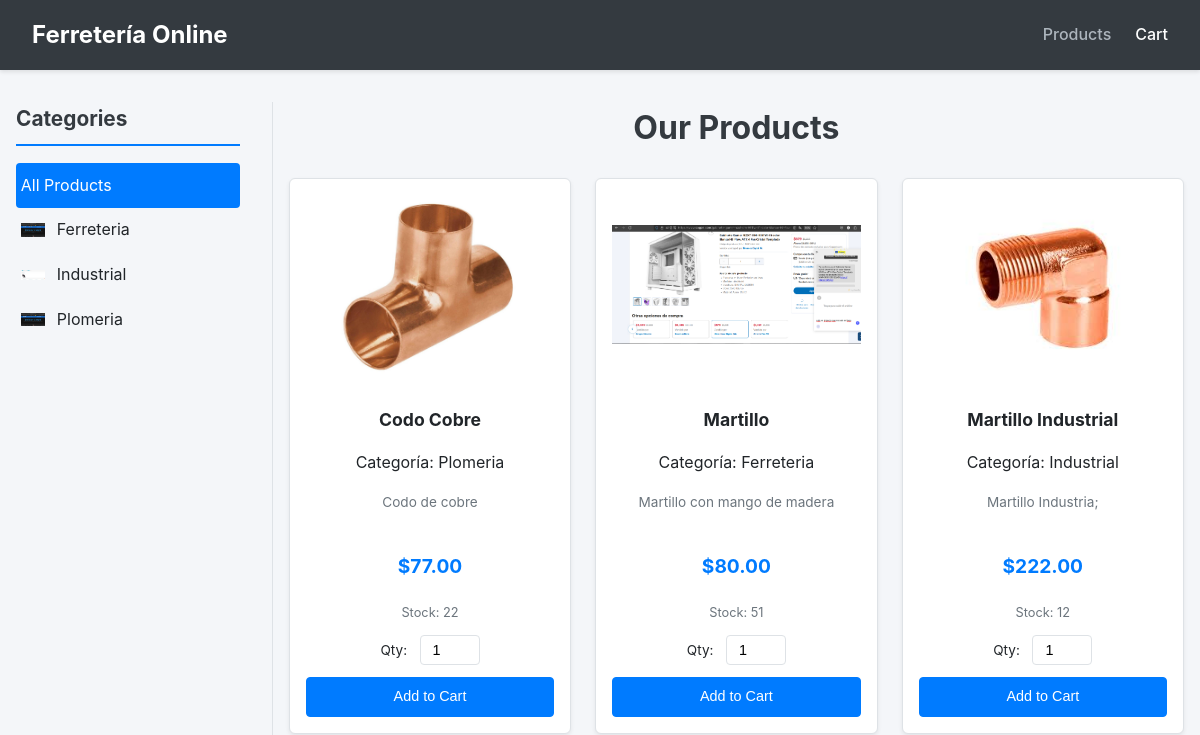
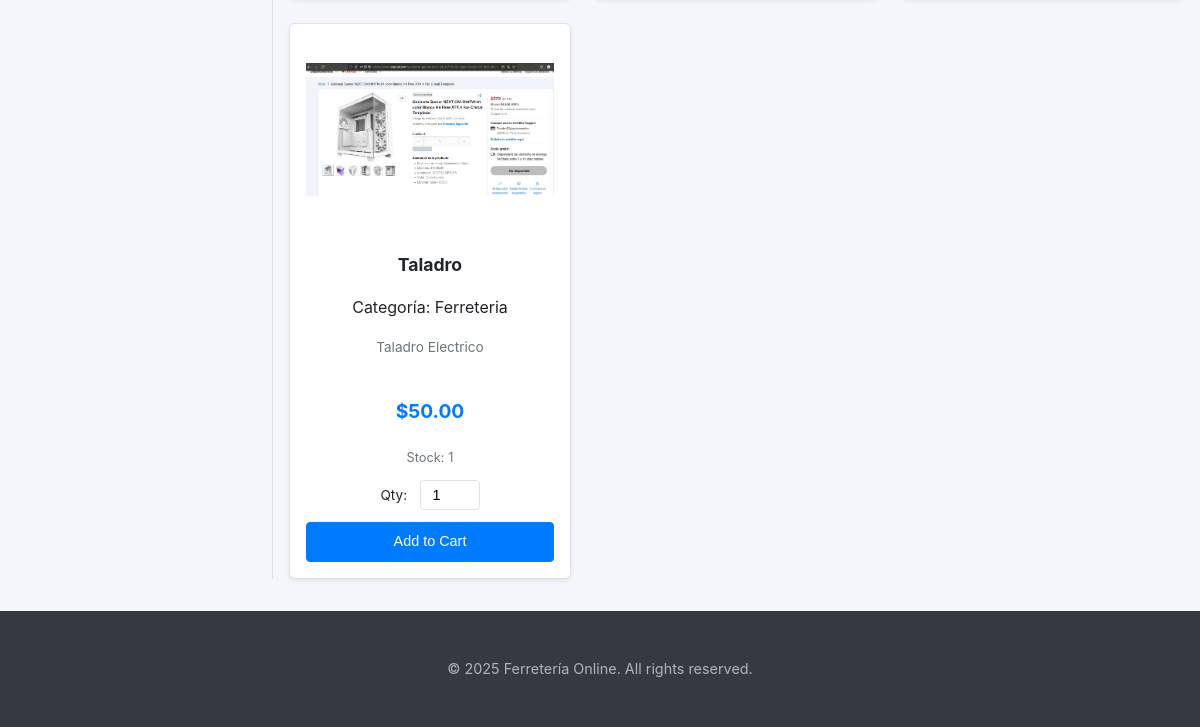
Before: / with the older database file (2 pictures, top to bottom).
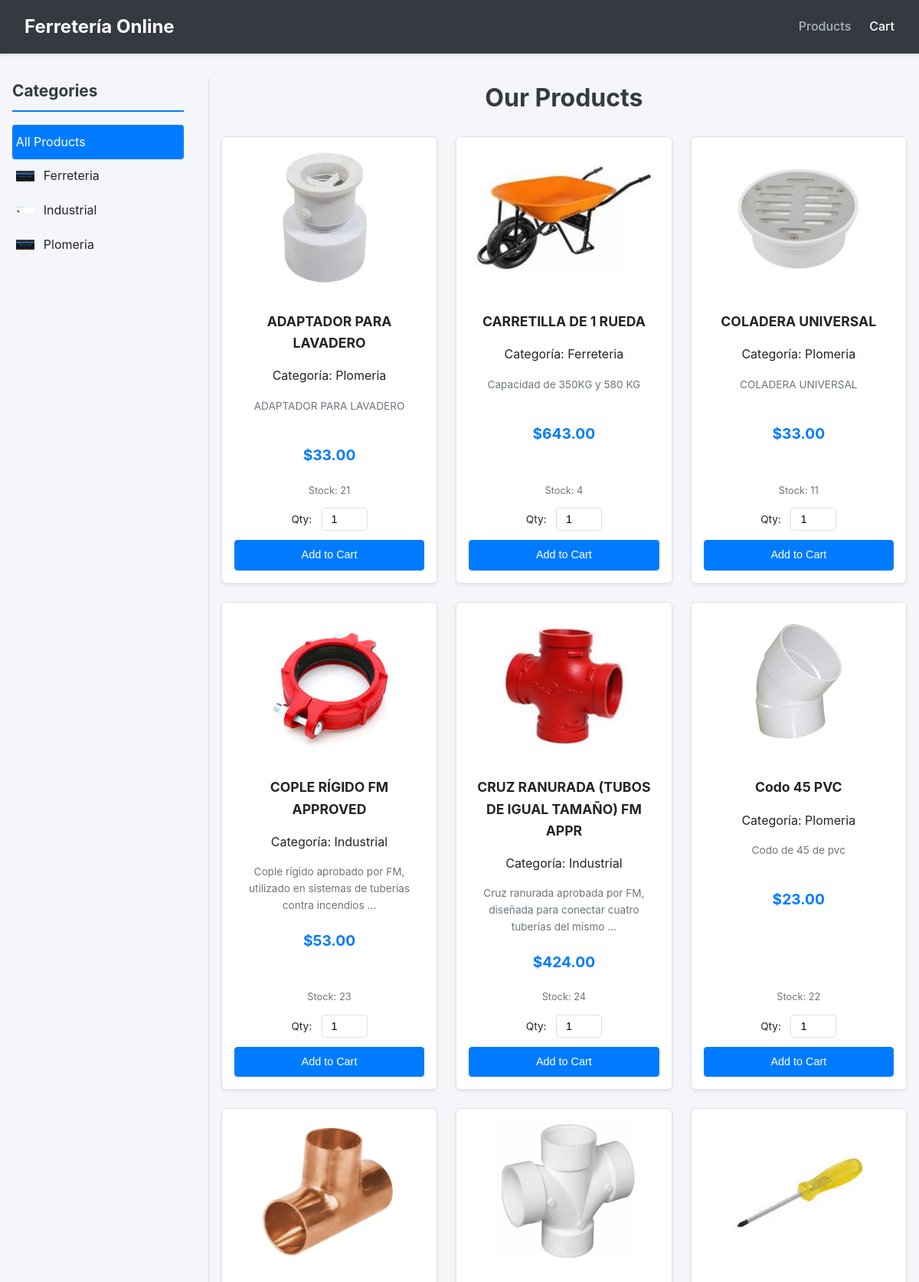
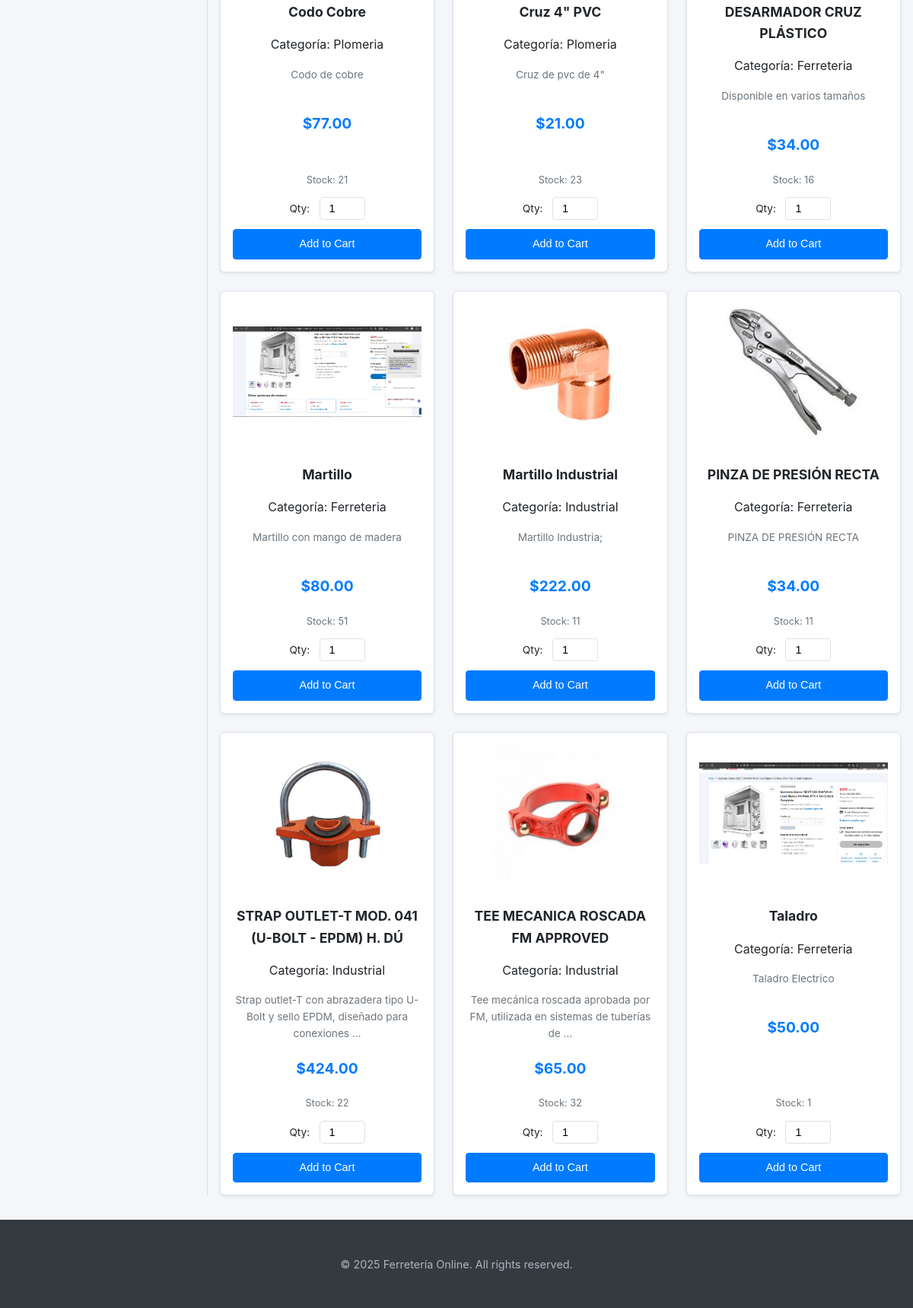
After: the same page with the newer database file (2 pictures, top to bottom).
### ferreteria/models.py (models this page shows, shortened)
class Categories(models.Model):
    idcategories = models.AutoField(primary_key=True)
    name = models.CharField(max_length=45, null=True, blank=True)
    image = models.ImageField(upload_to='categories_images/', null=True, blank=True, verbose_name="Image")
    class Meta:
        verbose_name = "Category"
        verbose_name_plural = "Categories"

class Products(models.Model):
    idproducts = models.AutoField(primary_key=True)
    name = models.CharField(max_length=45)
    description = models.CharField(max_length=255, null=True, blank=True)
    price = models.DecimalField(max_digits=10, decimal_places=2, null=True, blank=True)
    cost = models.DecimalField(max_digits=10, decimal_places=2, null=True, blank=True)
    stock = models.IntegerField(null=True, blank=True)
    idcategories = models.ForeignKey(Categories, on_delete=models.PROTECT, db_column='idcategories', null=True, blank=True, verbose_name="Category")
    image = models.ImageField(upload_to='products_images/', null=True, blank=True, verbose_name="Image")
    class Meta:
        verbose_name = "Product"
        verbose_name_plural = "Products"

### ferreteria/views.py (the view)
# urls.py: path('', views.product_list, name='product_list'),
def product_list(request, category_id=None): # category_id ahora es un parámetro opcional
    categories = Categories.objects.all().order_by('name')
    current_category = None # Para saber qué categoría está activa
    if category_id:
        current_category = get_object_or_404(Categories, idcategories=category_id)
        products = Products.objects.filter(idcategories=current_category).order_by('name')
    else:
        products = Products.objects.all().order_by('name')
    cart_item_count = 0
    try:
        client = get_current_client(request)
        if client:
            cart_item_count = Cart.objects.filter(idclient=client).aggregate(total_items=Sum('quantity'))['total_items'] or 0
    except Exception:
        pass
    context = {
        'products': products,
        'categories': categories,
        'current_category': current_category, # Pasa la categoría actual a la plantilla
        'cart_item_count': cart_item_count,
    }
    return render(request, 'ferreteria/index.html', context)

### ferreteria/views.py (called while the page is built)
def get_current_client(request):
    try:
        return Clients.objects.get(idclients=1)
    except Clients.DoesNotExist:
        messages.error(request, "Client profile not found. Please log in or register. (Using fallback default client)")
        client, _ = Clients.objects.get_or_create(
            idclients=1, # O deja que AutoField maneje esto y luego guárdalo en sesión
            defaults={'name': "Default", 'lastname': "Client", 'email': "default@example.com"}
        )
        return client

### ferreteria/templates/ferreteria/index.html (shortened to what this page needs)
<!DOCTYPE html>
<html lang="en">
<head>
</head>
<body>
    <header>
        <nav>
            <a href="{% url 'product_list' %}" class="brand-logo">Ferretería Online</a>
            <ul>
                <li><a href="{% url 'product_list' %}" class="active">Products</a></li>
                <li>
                    <a href="{% url 'view_cart' %}">
                        Cart
                    </a>
                </li>
                </ul>
        </nav>
    </header>
    <div class="main-container">
        <aside class="sidebar">
            <h2>Categories</h2>
            <ul>
                <li>
                    <a href="{% url 'product_list' %}" class="{% if not current_category %}active{% endif %}">All Products</a>
                </li>
                {% for category_item in categories %}
                    <li>
                        <a href="{% url 'product_list_by_category' category_item.idcategories %}" class="{% if current_category and current_category.idcategories == category_item.idcategories %}active{% endif %}">
                            {% if category_item.image %}
                                <img src="{{ category_item.image.url }}" alt="{{ category_item.name }}">
                            {% else %}
                                <img src="https://via.placeholder.com/24?text=C" alt="Category icon">
                            {% endif %}
                            {{ category_item.name }}
                        </a>
                    </li>
                {% endfor %}
            </ul>
        </aside>
        <main class="products-main">
            <h1>Our Products</h1>
            <div class="products-grid">
                {% for product in products %}
                <div class="product-card">
                    <div>
                        {% if product.image %}
                            <img src="{{ product.image.url }}" alt="{{ product.name }}">
                        {% else %}
                            <div class="image-placeholder">No Image</div>
                        {% endif %}
                        <a href="{% url 'product_detail' product.idproducts %}" style="text-decoration: none; color: inherit;"><h3>{{ product.name }}</h3></a>
                        {% if product.idcategories and product.idcategories.name %}
                            <p class="product-category">Categoría: {{ product.idcategories.name }}</p>
                        {% endif %}
                        <p class="description">{{ product.description|truncatewords:12 }}</p>
                        <p class="price">${{ product.price|floatformat:2 }}</p>
                    </div>
                    <div>
                        {% if product.stock > 0 %}
                            <p class="stock">Stock: {{ product.stock }}</p>
                            <form method="post" action="{% url 'add_to_cart' product.idproducts %}">
                                <label for="quantity_prod_{{ product.idproducts }}">Qty:</label>
                                <input type="number" name="quantity" value="1" min="1" {% if product.stock %}max="{{ product.stock }}"{% endif %} id="quantity_prod_{{ product.idproducts }}">
                                <button type="submit" class="btn">Add to Cart</button>
                            </form>
                        {% else %}
                            <p class="out-of-stock">Out of Stock</p>
                            <button type="button" class="btn" disabled>Add to Cart</button>
                        {% endif %}
                    </div>
                </div>
                {% empty %}
                    <p>No products available at the moment.</p>
                {% endfor %}
            </div>
        </main>
    </div>
    <footer>
        <p>&copy; {% now "Y" %} Ferretería Online. All rights reserved.</p>
    </footer>
</body>
</html>

### ferreteria/templates/ferreteria/index.html (style rules this page uses)
:root { --primary-color: #007bff; --secondary-color: #6c757d; --success-color: #28a745; --danger-color: #dc3545; --light-gray: #f8f9fa; --dark-gray: #343a40; --border-color: #dee2e6; --text-color: #212529; --link-hover-color: #0056b3; --card-shadow: 0 0.125rem 0.25rem rgba(0, 0, 0, 0.075); }
body { font-family: -apple-system, BlinkMacSystemFont, "Segoe UI", Roboto, "Helvetica Neue", Arial, sans-serif; margin: 0; background-color: #f4f6f9; color: var(--text-color); line-height: 1.6; }
header { background-color: var(--dark-gray); color: white; padding: 1rem 2rem; box-shadow: 0 2px 4px rgba(0,0,0,0.1); }
nav { display: flex; justify-content: space-between; align-items: center; max-width: 1200px; margin: 0 auto; }
nav .brand-logo { font-size: 1.5rem; font-weight: bold; color: white; text-decoration: none; }
nav ul { list-style: none; padding: 0; margin: 0; display: flex; }
nav ul li { margin-left: 1.5rem; }
nav ul li a { color: white; text-decoration: none; font-weight: 500; padding: 0.5rem 0; position: relative; }
nav ul li a:hover, nav ul li a.active { color: #adb5bd; }
.main-container { display: flex; max-width: 1200px; margin: 2rem auto; padding: 0 1rem; }
.sidebar { width: 20%; min-width: 200px; padding-right: 2rem; border-right: 1px solid var(--border-color); }
.sidebar h2 { font-size: 1.3rem; color: var(--dark-gray); margin-top: 0; border-bottom: 2px solid var(--primary-color); padding-bottom: 0.5rem; }
.sidebar ul { list-style: none; padding: 0; }
.sidebar ul li a { display: flex; align-items: center; text-decoration: none; color: var(--text-color); padding: 0.6rem 0.3rem; border-radius: 0.25rem; transition: background-color 0.2s ease-in-out, color 0.2s ease-in-out; }
.sidebar ul li a:hover, .sidebar ul li a.active { background-color: var(--primary-color); color: white; }
.sidebar ul li img { width: 24px; height: 24px; object-fit: contain; margin-right: 0.75rem; }
.products-main { width: 80%; padding-left: 1rem; }
.products-main h1 { font-size: 2rem; color: var(--dark-gray); margin-top: 0; margin-bottom: 1.5rem; text-align: center; }
.products-grid { display: grid; grid-template-columns: repeat(auto-fill, minmax(230px, 1fr)); gap: 1.5rem; }
.product-card { background-color: white; border: 1px solid var(--border-color); border-radius: 0.375rem; padding: 1rem; text-align: center; box-shadow: var(--card-shadow); transition: transform 0.2s ease-in-out, box-shadow 0.2s ease-in-out; display: flex; flex-direction: column; justify-content: space-between; }
.product-card img { max-width: 100%; height: 180px; object-fit: contain; margin-bottom: 1rem; border-radius: 0.25rem; }
.product-card h3 { font-size: 1.1rem; margin: 0.5rem 0; color: var(--text-color); }
.product-card .description { font-size: 0.85rem; color: var(--secondary-color); margin-bottom: 0.75rem; min-height: 40px; }
.product-card .price { font-size: 1.2rem; font-weight: bold; color: var(--primary-color); margin-bottom: 0.5rem; }
.product-card .stock { font-size: 0.8rem; color: var(--secondary-color); margin-bottom: 0.75rem; }
.product-card form { margin-top: auto; }
.product-card label { font-size: 0.85rem; margin-right: 0.5rem; }
.product-card input[type="number"] { width: 60px; padding: 0.375rem 0.75rem; font-size: 0.9rem; border: 1px solid var(--border-color); border-radius: 0.25rem; margin-bottom: 0.75rem; box-sizing: border-box; }
.product-card .btn { display: inline-block; font-weight: 400; color: white; text-align: center; vertical-align: middle; cursor: pointer; background-color: var(--primary-color); border: 1px solid var(--primary-color); padding: 0.5rem 1rem; font-size: 0.9rem; line-height: 1.5; border-radius: 0.25rem; text-decoration: none; transition: background-color 0.15s ease-in-out, border-color 0.15s ease-in-out, box-shadow 0.15s ease-in-out; width: 100%; }
footer { text-align: center; padding: 2rem; margin-top: 2rem; background-color: var(--dark-gray); color: #adb5bd; font-size: 0.9rem; }

Changed rows visible on the page:
added Products: image (picture), name "ADAPTADOR PARA LAVADERO", idcategories.name "Plomeria", description "ADAPTADOR PARA LAVADERO", price "33.00", stock "21", quantity "1"
added Products: image (picture), name "CARRETILLA DE 1 RUEDA", idcategories.name "Ferreteria", description "Capacidad de 350KG y 580 KG", price "643.00", stock "4", quantity "1"
added Products: image (picture), name "COLADERA UNIVERSAL", idcategories.name "Plomeria", description "COLADERA UNIVERSAL", price "33.00", stock "11", quantity "1"
added Products: image (picture), name "COPLE RÍGIDO FM APPROVED", idcategories.name "Industrial", description "Cople rígido aprobado por FM, utilizado en sistemas de tuberías contra incendios …", price "53.00", stock "23", quantity "1"
added Products: image (picture), name "CRUZ RANURADA (TUBOS DE IGUAL TAMAÑO) FM APPR", idcategories.name "Industrial", description "Cruz ranurada aprobada por FM, diseñada para conectar cuatro tuberías del mismo …", price "424.00", stock "24", quantity "1"
added Products: image (picture), name "Codo 45 PVC", idcategories.name "Plomeria", description "Codo de 45 de pvc", price "23.00", stock "22", quantity "1"
changed Products "Codo Cobre": stock "22" → "21"
added Products: image (picture), name "Cruz 4\" PVC", idcategories.name "Plomeria", description "Cruz de pvc de 4\"", price "21.00", stock "23", quantity "1"
added Products: image (picture), name "DESARMADOR CRUZ PLÁSTICO", idcategories.name "Ferreteria", description "Disponible en varios tamaños", price "34.00", stock "16", quantity "1"
changed Products "Martillo Industrial": stock "12" → "11"
added Products: image (picture), name "PINZA DE PRESIÓN RECTA", idcategories.name "Ferreteria", description "PINZA DE PRESIÓN RECTA", price "34.00", stock "11", quantity "1"
added Products: image (picture), name "STRAP OUTLET-T MOD. 041 (U-BOLT - EPDM) H. DÚ", idcategories.name "Industrial", description "Strap outlet-T con abrazadera tipo U-Bolt y sello EPDM, diseñado para conexiones …", price "424.00", stock "22", quantity "1"
added Products: image (picture), name "TEE MECANICA ROSCADA FM APPROVED", idcategories.name "Industrial", description "Tee mecánica roscada aprobada por FM, utilizada en sistemas de tuberías de …", price "65.00", stock "32", quantity "1"
